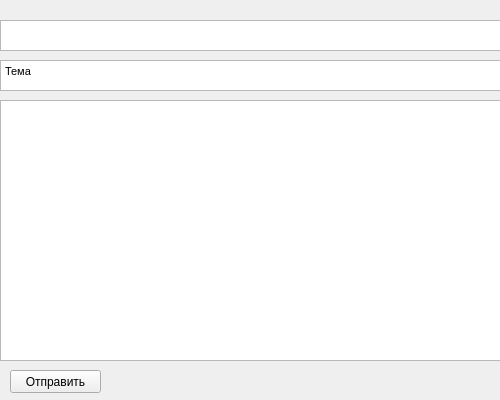
<?xml version="1.0" encoding="UTF-8"?>
<ui version="4.0">
 <class>Form</class>
 <widget class="QWidget" name="Form">
  <property name="geometry">
   <rect>
    <x>0</x>
    <y>0</y>
    <width>500</width>
    <height>400</height>
   </rect>
  </property>
  <property name="windowTitle">
   <string>Form</string>
  </property>
  <widget class="QPlainTextEdit" name="TxtText">
   <property name="geometry">
    <rect>
     <x>0</x>
     <y>100</y>
     <width>501</width>
     <height>261</height>
    </rect>
   </property>
  </widget>
  <widget class="QPushButton" name="btnSend">
   <property name="geometry">
    <rect>
     <x>10</x>
     <y>370</y>
     <width>91</width>
     <height>23</height>
    </rect>
   </property>
   <property name="text">
    <string>Отправить</string>
   </property>
  </widget>
  <widget class="QTextEdit" name="TxtTheme">
   <property name="geometry">
    <rect>
     <x>0</x>
     <y>60</y>
     <width>501</width>
     <height>31</height>
    </rect>
   </property>
   <property name="html">
    <string>&lt;!DOCTYPE HTML PUBLIC &quot;-//W3C//DTD HTML 4.0//EN&quot; &quot;http://www.w3.org/TR/REC-html40/strict.dtd&quot;&gt;
&lt;html&gt;&lt;head&gt;&lt;meta name=&quot;qrichtext&quot; content=&quot;1&quot; /&gt;&lt;style type=&quot;text/css&quot;&gt;
p, li { white-space: pre-wrap; }
&lt;/style&gt;&lt;/head&gt;&lt;body style=&quot; font-family:'MS Shell Dlg 2'; font-size:8.25pt; font-weight:400; font-style:normal;&quot;&gt;
&lt;p style=&quot; margin-top:0px; margin-bottom:0px; margin-left:0px; margin-right:0px; -qt-block-indent:0; text-indent:0px;&quot;&gt;&lt;span style=&quot; font-size:8pt;&quot;&gt;Тема&lt;/span&gt;&lt;/p&gt;&lt;/body&gt;&lt;/html&gt;</string>
   </property>
  </widget>
  <widget class="QTextEdit" name="TxtRecipient">
   <property name="geometry">
    <rect>
     <x>0</x>
     <y>20</y>
     <width>501</width>
     <height>31</height>
    </rect>
   </property>
  </widget>
 </widget>
 <resources/>
 <connections/>
</ui>
